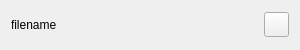
<?xml version="1.0" encoding="UTF-8"?>
<ui version="4.0">
 <class>widget_unusedFiltersItem</class>
 <widget class="QWidget" name="widget_unusedFiltersItem">
  <property name="geometry">
   <rect>
    <x>0</x>
    <y>0</y>
    <width>300</width>
    <height>50</height>
   </rect>
  </property>
  <property name="windowTitle">
   <string>Form</string>
  </property>
  <layout class="QHBoxLayout" name="horizontalLayout">
   <item>
    <widget class="QLabel" name="label_filterName">
     <property name="sizePolicy">
      <sizepolicy hsizetype="Preferred" vsizetype="Preferred">
       <horstretch>0</horstretch>
       <verstretch>0</verstretch>
      </sizepolicy>
     </property>
     <property name="minimumSize">
      <size>
       <width>50</width>
       <height>0</height>
      </size>
     </property>
     <property name="text">
      <string>filename</string>
     </property>
     <property name="alignment">
      <set>Qt::AlignLeading|Qt::AlignLeft|Qt::AlignVCenter</set>
     </property>
    </widget>
   </item>
   <item>
    <widget class="QPushButton" name="pushButton_select">
     <property name="minimumSize">
      <size>
       <width>25</width>
       <height>25</height>
      </size>
     </property>
     <property name="maximumSize">
      <size>
       <width>25</width>
       <height>25</height>
      </size>
     </property>
     <property name="text">
      <string/>
     </property>
    </widget>
   </item>
  </layout>
 </widget>
 <resources/>
 <connections/>
</ui>
